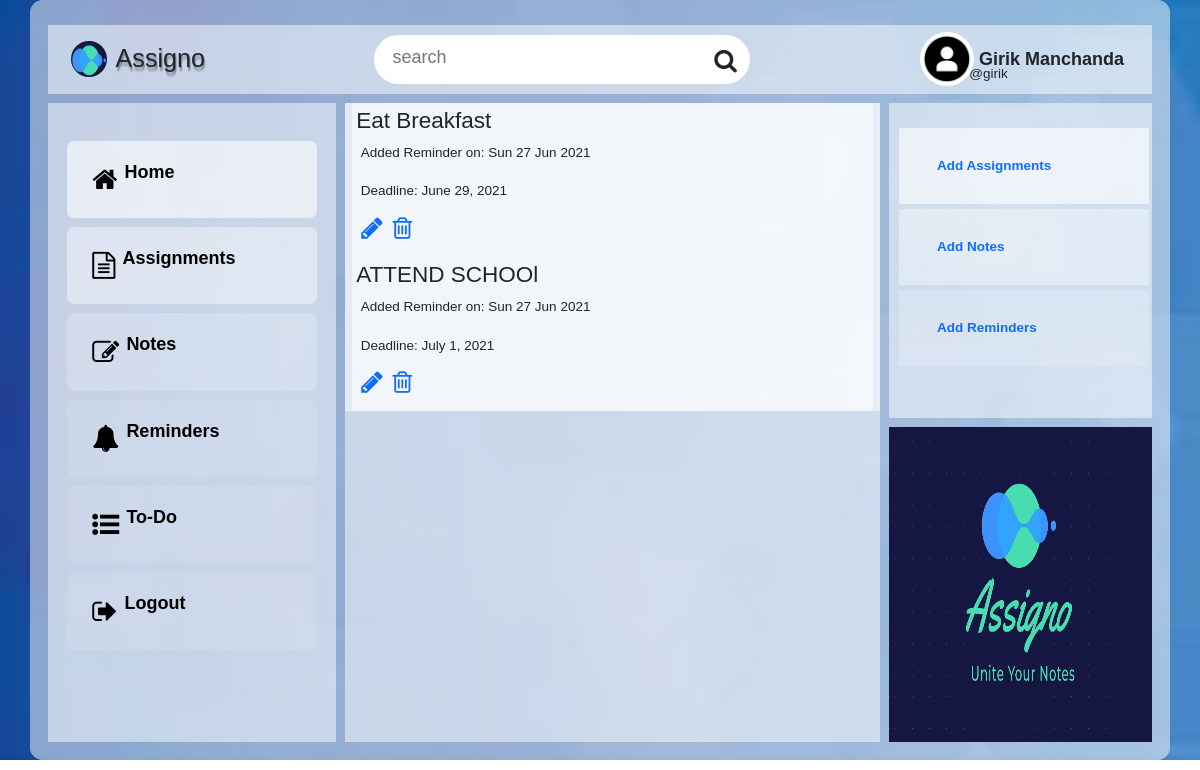
Page /dashboard/reminders/list/ (signed in) on the earlier database version.
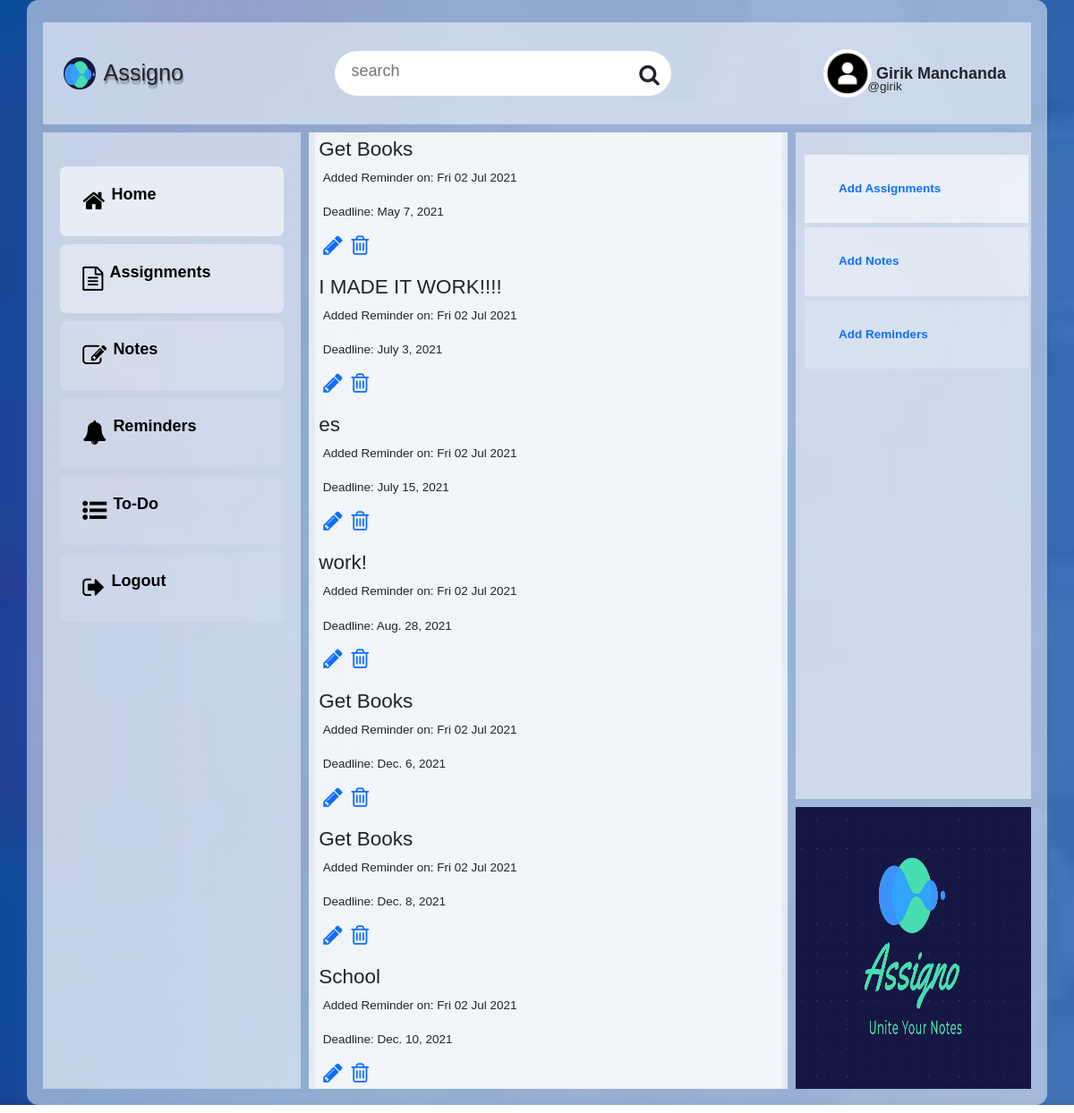
Same page on the later database version.
### dashboard/models.py (models this page shows, shortened)
class deadlines(models.Model):
    user = models.ForeignKey(User, on_delete = models.CASCADE)
    title = models.CharField(max_length=150)
    description = models.TextField(blank=True, null=True)
    assignments = models.ForeignKey(assignments, blank=True, null=True, on_delete = models.CASCADE)
    last_date = models.DateField()
    timestamp = models.DateTimeField(auto_now_add=True)

### dashboard/views.py (the view)
# urls.py: path('dashboard/reminders/list/', views.list_deadlines.as_view() , name='reminders-list'),
class list_deadlines(LoginRequiredMixin, ListView):
    model = models.deadlines
    template_name = 'dashboard/list_deadlines.html'
    def get_queryset(self, *args, **kwargs):
        queryset =  super().get_queryset(*args, **kwargs)
        queryset = queryset.filter(user=self.request.user).order_by('last_date')
        return queryset
    def get_context_data(self, **kwargs):
        context = super().get_context_data(**kwargs)
        context['deadlines'] = self.get_queryset(**kwargs)
        return context

### templates/dashboard/list_deadlines.html
{% extends "base.html" %}
{% load bootstrap4 %}
{% load static %}
{% block dashboard_sections %}
<div class="my_container_for_assignment_list">
    {% include "snippets/navigation.html" %}
    {% include "snippets/sidebar.html" %}
<div class="ass_list">
  <div class="container">
      {% for item in deadlines  %}
      <div class="container basic">
          <h1>{{ item.title }}</h1>
          <p class="basic">Added Reminder on: {{ item.timestamp|date:"D d M Y" }}</p>
          <p class="basic">Deadline: {{ item.last_date }}</p>
          <p>
            <td><a href="{% url 'dashboard:reminders-update' pk=item.pk %}"><i class="fa fa-pencil enlarge-symbol"></i></a></td>
            <td><a href="{% url 'dashboard:reminders-delete' pk=item.pk %}"><i class="fa fa-trash-o enlarge-symbol"></i></a></td>
        </p>
      </div>
      {% endfor %}
  </div>
</div>
<div class="home-logo">
  <img class="home-logo-image" src="{% static 'images/logo/logo.png' %}" alt="">
</div>
<div class="right-panel">
    <ul>
        <li>
            <a href="{% url 'dashboard:assignment-create' %}">Add Assignments</a>
        </li>
        <li>
            <a href="{% url 'dashboard:notes-create' %}">Add Notes</a>
        </li>
        <li>
            <a href="{% url 'dashboard:reminders-create' %}">Add Reminders</a>
        </li>
    </ul>
</div>
</div>
{% endblock dashboard_sections %}

Differences in the rows shown:
removed deadlines: title "Eat Breakfast", timestamp "Sun 27 Jun 2021", last_date "June 29, 2021"
removed deadlines: title "ATTEND SCHOOl", timestamp "Sun 27 Jun 2021", last_date "July 1, 2021"
added deadlines: title "Get Books", timestamp "Fri 02 Jul 2021", last_date "May 7, 2021"
added deadlines: title "I MADE IT WORK!!!!", timestamp "Fri 02 Jul 2021", last_date "July 3, 2021"
added deadlines: title "es", timestamp "Fri 02 Jul 2021", last_date "July 15, 2021"
added deadlines: title "work!", timestamp "Fri 02 Jul 2021", last_date "Aug. 28, 2021"
added deadlines: title "Get Books", timestamp "Fri 02 Jul 2021", last_date "Dec. 6, 2021"
added deadlines: title "Get Books", timestamp "Fri 02 Jul 2021", last_date "Dec. 8, 2021"
added deadlines: title "School", timestamp "Fri 02 Jul 2021", last_date "Dec. 10, 2021"
